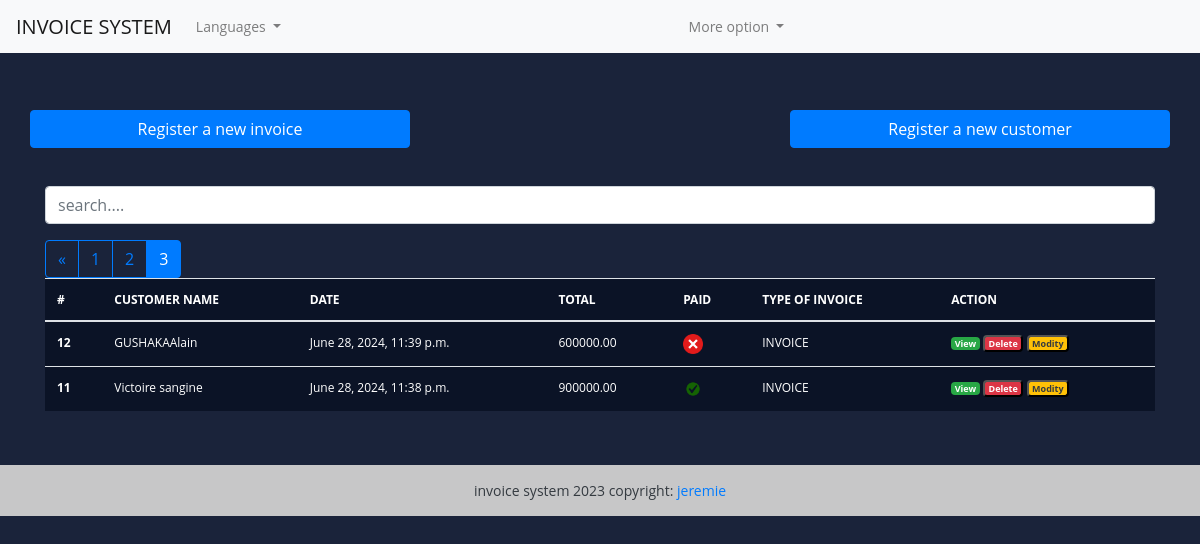
/?page=3 (signed in), run on the app's committed database.
### fact_app/models.py (models this page shows, shortened)
class Invoice(models.Model):
  INVOICE_TYPE= (
    ('R', 'RECEIPT'),
    ('P', 'PROFORMA INVOICE'),
    ('I', 'INVOICE')
  )
  customer = models.ForeignKey(Customer, on_delete=models.PROTECT)
  save_by =models.ForeignKey(User, on_delete=models.PROTECT)
  invoice_date_time = models.DateTimeField(auto_now_add=True)
  total = models.DecimalField(max_digits=10000, decimal_places=2)
  last_updated_date = models.DateTimeField(null=True, blank=True)
  paid = models.BooleanField(default=False)
  invoice_type = models.CharField(max_length=1, choices=INVOICE_TYPE)
  comments = models.TextField(null=True, max_length=1000, blank=True)
  class Meta:
    verbose_name = "Invoice"
    verbose_name_plural ="Invoices"
  @property
  def get_total(self):
    articles = self.article_set.all()
    total = sum(article.get_total for article in articles)
    return total

class Customer(models.Model):
  SEX_TYPES =   (
    ('M', 'Masculin'),
    ('F', 'Feminin'),
  )
  name = models.CharField(max_length=132)
  email = models.EmailField()
  phone = models.CharField(max_length=132)
  address = models.CharField(max_length=64)
  sex = models.CharField(max_length=1, choices=SEX_TYPES)
  age =models.CharField(max_length=12)
  city = models.CharField(max_length=32)
  zip_code = models.CharField(max_length=16)
  created_date = models.DateTimeField(auto_now_add=True)
  save_by = models.ForeignKey(User, on_delete=models.PROTECT)
  class Meta:
    verbose_name = "Customer"
    verbose_name_plural ="Customers"

class Article(models.Model):
  invoice = models.ForeignKey(Invoice, on_delete=models.CASCADE)
  name = models.CharField(max_length=32)
  quantity = models.IntegerField()
  unit_price = models.DecimalField(max_digits=1000, decimal_places=2)
  total = models.DecimalField(max_digits=1000, decimal_places=2)
  class Meta:
    verbose_name='Article'
    verbose_name_plural='Articles'
  @property
  def get_total(self):
    total = self.quantity * self.unit_price
    return total

### fact_app/views.py (the view, shortened to what this page needs)
# urls.py: path('', views.HomeView.as_view(), name='home'),
class HomeView(LoginRequiredSuperuserMixim ,View):
   templates_name = 'index.html'
   invoices = Invoice.objects.select_related('customer', 'save_by').all().order_by('-invoice_date_time')
   context = {
      'invoices': invoices
   }
   def get(self, request, *args, **kwargs):
      items = pagination(request, self.invoices)
      self.context['invoices']= items
      return render(request, self.templates_name, self.context)

### fact_app/utils.py (called while the page is built)
def pagination(request, invoices):
     default_page = 1
     page = request.GET.get('page',default_page)
     items_per_page = 5
     paginator = Paginator(invoices, items_per_page)
     try:
          items_page = paginator.page(page)
     except PageNotAnInteger :
         items_page = paginator.page(default_page)
     except EmptyPage:
         items_page = paginator.page(paginator.num_pages)
     return items_page

### templates/index.html (shortened to what this page needs)
{% extends "base.html" %}
{% load static %}
{% block content %}
  <br><br>
<div class="row">
  <a href="{% url 'add-invoice' %}" class="btn col-md-4 btn-primary">
    Register a new invoice
  </a>
  <a href="#" class="btn col-md-4">
  </a>
  <a href="{% url 'add-customer' %}" class="btn col-md-4 btn-primary">
    Register a new customer
  </a>
</div>
<br><br>
<div class="form-group">
   <input id="search" class="form-control" type="text" placeholder="search....">
</div>
<div>
  <table class="table table-striped-columns">
     <thead>
       <tr style="
       color: white;";>
         <th scope="col">#</th>
         <th scope="col">CUSTOMER NAME</th>
         <th scope="col">DATE</th>
         <th scope="col">TOTAL</th>
         <th scope="col">PAID</th>
         <th scope="col">TYPE OF INVOICE</th>
         <th scope="col">ACTION</th>
       </tr>
     </thead>
     <tbody id="myTable">
         {% if invoices %}
         {% for facture in invoices %}
         <tr style="
         color: white;";>
            <th scope="row">{{ facture.pk }}</th>
            <td>{{ facture.customer.name }}</td>
            <td>{{ facture.invoice_date_time }}</td>
            <td>{{ facture.get_total }}</td>
            <td>
               {% if facture.paid %}
               <img src="{% static 'images/icon-yes.png'%}" alt="True" style="
               height: 20px;
               width: 20px;
               ";>
               {% else %}
               <img src="{% static 'images/icon-no.png'%}" alt="False" style="
               height: 20px;
               width: 20px;
               ">
               {% endif %}
            </td>
            <td>{{facture.get_invoice_type_display }}</td>
            <td>
              <a href="{% url 'view-invoice' pk=facture.pk %}" title="Detail" class="badge text-white bg-success">View</a>
              <button id="btn-invoice-sup" type="button" data-toggle="modal" data-target="#supprimer" class="badge text-white bg-danger" title="Supprimer" data-id="{{ facture.pk }}" data-customer="{{ facture.customer.name}}">
                Delete
              </button>
              <button id="btn-invoice-mod" type="button" data-toggle="modal" data-target="#modifier" class="badge text-dark bg-warning" title="Modifier" data-id="{{ facture.pk }}" data-customer="{{ facture.customer.name}}">
                Modity
              </button>
            </td>
         </tr>
         {% endfor %}
         {% if invoices.has_other_pages %}
         <div class="btn-group" role="group" aria-label="Item pagination">
             {% if invoices.has_previous%}
             <a href="?page={{ invoices.previous_page_number }}" class="btn btn-outline-primary">&laquo;</a>
             {% endif %}
             {% for page_number in invoices.paginator.page_range %}
             {% if invoices.number == page_number %}
             <button class="btn btn-outline-primary active">
              <span>{{page_number}}<span class="sr-only">{current}</span></span>
             </button>
             {% else %}
                <a href="?page={{page_number}}" class="btn btn-outline-primary">{{page_number}}</a>
             {% endif %}
             {% endfor %}
         </div>
         {% endif%}
         {% else %}
         <p class="text-center text-white">Not Found.</p>
         {% endif %}
     </tbody>
  </table>
</div>
<br><br>
{% endblock %};

### static/style.css (style rules this page uses)
body { margin: 0; padding: 0; font: 400 .875rem 'Open Sans', sans-serif; background: #1A233A; color: white; position: relative; height: 100%; }
.table { background-color: #0b1326; color: #05070b; font-size: .75rem; }

### data on the page
Invoice: pk "12", customer.name "GUSHAKAAlain", invoice_date_time "June 28, 2024, 11:39 p.m.", get_total "600000.00", paid False (drawn), invoice_type "INVOICE"
Invoice: pk "11", customer.name "Victoire sangine", invoice_date_time "June 28, 2024, 11:38 p.m.", get_total "900000.00", paid True (drawn), invoice_type "INVOICE"

### other printed values
{{ page_number }} "1" "2"
{{ page_number }} "3"
